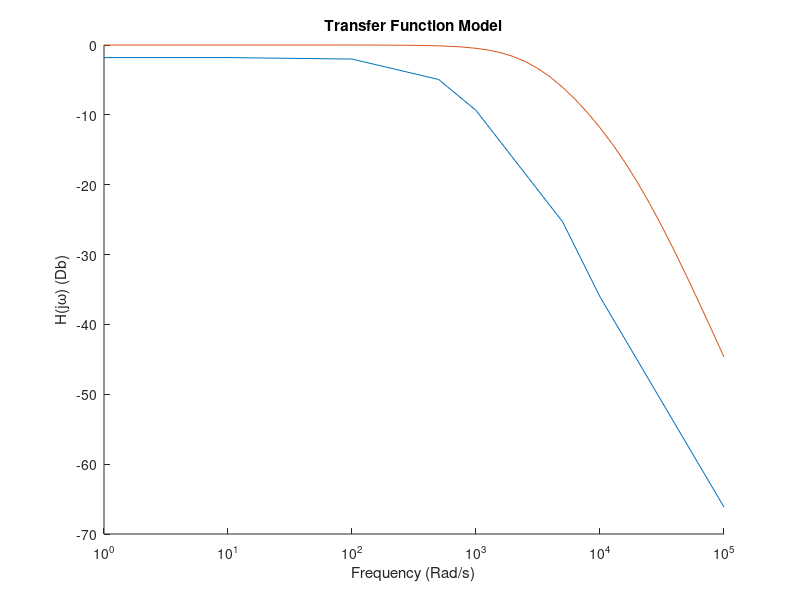

Write MATLAB code to recreate this figure.
w0 = [1 10 100 500 1000 5000 10000 100000];
v0 = [1.650 1.650 1.610 1.15 0.691 0.110 0.032 0.001];
V0 = v0 / 2.03
H0 = 20 * log10(V0);

figure;
hold on;
set(gca, 'XScale', 'log');

semilogx(w0, H0);

r1 = 125650;
r2 = 133470;
c1 = 1e-9;
c2 = 1e-9;

W = 0:0.1:5;
w = 10 .^ W;
h1 = (1) ./ (1 + (1i*w*(r1 * (c1 + c2) + (r2 * c2) )) + ((1i * w).^2 * (r1 * r2 * c1 * c2)));
H1 = 20 * log10(h1);

semilogx(w, H1);
hold off;

xlabel('Frequency (Rad/s)');
ylabel('H(jω) (Db)');
title('Transfer Function Model');
